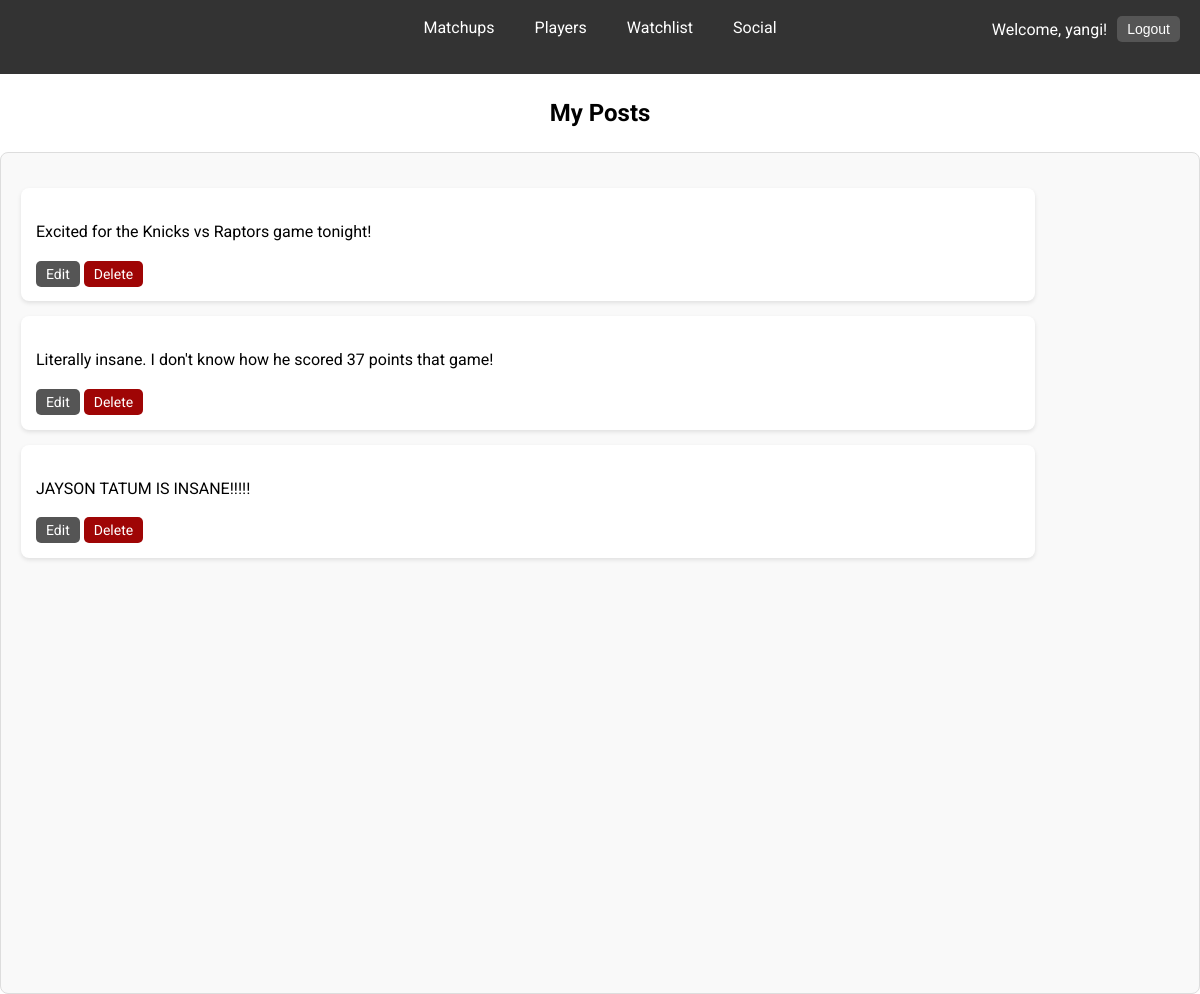
Page /project/social/my_posts/ (signed in) on the committed database.
### project/models.py (models this page shows, shortened)
class Post(models.Model):
    user = models.ForeignKey(User, on_delete=models.CASCADE, related_name='posts')
    message = models.TextField()
    image = models.ImageField(upload_to='social_images/', blank=True, null=True)
    timestamp = models.DateTimeField(auto_now_add=True)

### project/views.py (the view)
# urls.py: path('social/my_posts/', views.MyPostsListView.as_view(), name='my_posts'),
class MyPostsListView(LoginRequiredMixin, ListView):
    model = Post
    template_name = 'project/my_posts.html'
    context_object_name = 'posts'
    def get_queryset(self):
        return Post.objects.filter(user=self.request.user).order_by('-timestamp')

### project/templates/project/my_posts.html (shortened to what this page needs)
{% extends 'project/base.html' %}
{% block content %}
<h2 class="my-posts-header">My Posts</h2>
<div class="social-container">
    {% for post in posts %}
        <div class="post">
            <p>{{ post.message }}</p>
            <div class="post-actions">
                <a href="{% url 'update_post' post.pk %}" class="edit-post-btn">Edit</a>
                <a href="{% url 'delete_post' post.pk %}" class="delete-post-btn">Delete</a>
            </div>
        </div>
    {% empty %}
        <p>You have no posts. <a class="create-post-btn" href="{% url 'create_post' %}">Create one now!</a></p>
    {% endfor %}
</div>
{% endblock %}

### project/templates/project/base.html (shortened to what this page needs)
<!DOCTYPE html>
<html lang="en">
<head>
    {% load static %}
    <link rel="stylesheet" href="{% static 'project/style.css' %}">
</head>
<body>
    <header class="navbar">
        <nav>
            <div class="nav-left"></div>
            <div class="links">
                <a href="{% url 'matchups' %}">Matchups</a>
                <a href="{% url 'players' %}">Players</a>
                <a href="{% url 'watchlist' %}">Watchlist</a>
                <a href="{% url 'social' %}">Social</a>
            </div>
            <div class="authentication">
                {% if user.is_authenticated %}
                    <p>Welcome, {{ user.username }}!</p>
                    <form action="{% url 'logout' %}" method="post" class="logout-form">
                        <button type="submit">Logout</button>
                    </form>
                {% else %}
                    <a href="{% url 'login' %}" class="login-btn">Login</a>
                {% endif %}
            </div>
        </nav>
    </header>
    <main>
        {% block content %}
        {% endblock %}
    </main>
</body>
</html>

### project/static/project/style.css (style rules this page uses)
body { line-height: 1.6; font-family: 'Roboto', sans-serif; margin: 0; padding: 0; }
.navbar { display: flex; justify-content: space-between; align-items: center; background-color: #333; color: #fff; padding: 10px 20px; position: relative; padding-bottom: 1.5em; }
nav { display: flex; width: 100%; position: relative; }
.nav-left { flex: 1; }
.links { position: absolute; left: 50%; transform: translateX(-50%); display: flex; gap: 20px; }
.links a { text-decoration: none; color: #fff; font-size: 16px; padding: 5px 10px; border-radius: 5px; }
.authentication { flex: 1; display: flex; justify-content: flex-end; align-items: center; gap: 10px; }
.authentication p { margin: 0; font-size: 16px; }
.logout-form { display:inline; position: relative; top:6px; }
.login-btn, .logout-form button, .register-btn, .cancel-btn, .submit-btn, .edit-post-btn, .view-posts-btn { background-color: #555; color: #fff; border: none; padding: 5px 10px; border-radius: 5px; cursor: pointer; font-size: 14px; margin-bottom:1em; text-decoration: none; }
.remove-watchlist-btn, .cancel-btn, .delete-post-btn { background-color: #9f0505; color: #fff; border: none; padding: 5px 10px; border-radius: 5px; cursor: pointer; font-size: 14px; margin-bottom:1em; text-decoration: none; }
.social-container { flex: 3; background-color: #f9f9f9; padding: 20px; border: 1px solid #ddd; border-radius: 8px; height:800px; overflow-y: scroll; }
.post { display: flex; flex-direction: column; margin: 15px 0; padding: 15px; border-radius: 8px; box-shadow: 0 2px 4px rgba(0, 0, 0, 0.1); background-color: #fff; max-width: 85%; }
.my-posts-header { text-align: center; }

### rows in the picture
Post: message "Excited for the Knicks vs Raptors game tonight!"
Post: message "Literally insane. I don't know how he scored 37 points that game!"
Post: message "JAYSON TATUM IS INSANE!!!!!"

### other values in the picture
{{ user.username }} "yangi"
